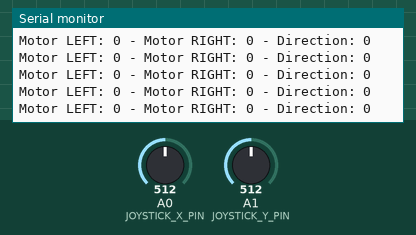
Bench run of a sketch on a simulated Arduino Uno, built with avr-gcc and run on an emulated ATmega328P. Shown: the last lines printed to the serial monitor. The inputs (shaded band) are chosen by the test bench; at power-on: A0 (JOYSTICK_X_PIN) = 512, A1 (JOYSTICK_Y_PIN) = 512. No radio packets arrive unless stated.

Above: at 1.2 s.
1.3 s: A0 (JOYSTICK_X_PIN) set to 547
4.3 s: A0 (JOYSTICK_X_PIN) set to 576
At 4.47 s:
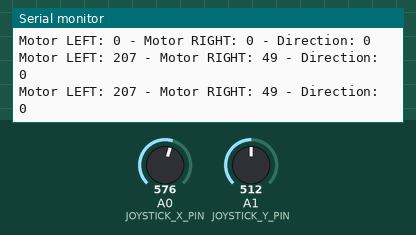
7.3 s: A1 (JOYSTICK_Y_PIN) set to 556
At 7.33 s:
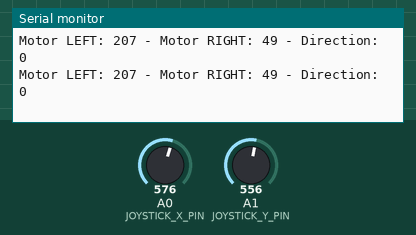
10.3 s: A1 (JOYSTICK_Y_PIN) set to 577
At 10.4 s:
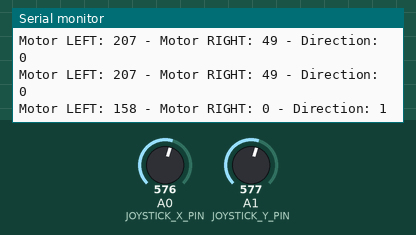
Timing chart, 0 to 13.3 s (numbered marks = the images above; inputs shaded):
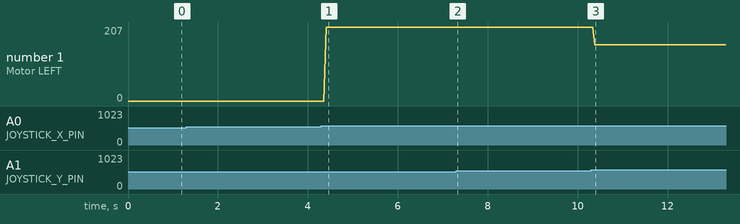

Measured:
- after the input at 4.3 s, the serial monitor: prints a new line after 0.11 s (image 1)
- after the input at 10.3 s, the serial monitor: prints a new line after 0.09 s (image 3)
- plotted number 1: 0 → 207 after the input at 4.3 s, 207 → 158 after the input at 10.3 s

The sketch:

Joystick.ino
```cpp
#include <SPI.h>
#include <nRF24L01.h>
#include <RF24.h>


//Joystick Pins
#define JOYSTICK_X_PIN A0
#define JOYSTICK_Y_PIN A1

// Define Joystick Values - Start at 512 (middle position)
#define IDLE_POSITION 512
#define DEAD_ZONE 52
#define MIN_SPEED 8

#define DIRECTION 2
#define MOTOR_RIGHT 1
#define MOTOR_LEFT 0

int X_POS = IDLE_POSITION;
int Y_POS = IDLE_POSITION;

// Declare unsigned 8-bit motorcontrol array
// 2 Bytes for motor speeds plus 1 byte for direction control
uint8_t motorcontrol[3];

//nRF24L01 Pins
#define CE_PIN 7
#define SCK_PIN 13
#define MISO_PIN 12
#define CSN_PIN  8
#define MOSI_PIN 11

RF24 radio(CE_PIN, CSN_PIN); // CE, CSN
const byte address[6] = "00001";


void setup() {
    //Starting the serial communication at 9600 baud rate
    Serial.begin (9600);

    // Initializing Radio Trasmitter
    radio.begin();
    radio.openWritingPipe(address);
    radio.setPALevel(RF24_PA_MIN);
    radio.stopListening();

    //Initializing Joystick PINs as INPUT
    pinMode(JOYSTICK_X_PIN, INPUT) ;
    pinMode(JOYSTICK_Y_PIN, INPUT) ;
}

void loop() {
    // Read Joystick values
    X_POS = analogRead(JOYSTICK_X_PIN);
    Y_POS = analogRead(JOYSTICK_Y_PIN);

    // Determine if this is a forward or backward motion
    if (Y_POS < IDLE_POSITION - DEAD_ZONE) { // Backwards ### REPLACED AS FORDWARD IN CURRENT JOYSTICK
        // Set Motors backward
        motorcontrol[DIRECTION] = 0; // ### REPLACED AS FORDWARD IN CURRENT JOYSTICK (SHOULD BE 1)
        //Determine Motor Speeds
        // As we are going backwards we need to reverse readings
        motorcontrol[MOTOR_LEFT] = map(JOYSTICK_Y_PIN, IDLE_POSITION - DEAD_ZONE, 0, 0, 255);
        motorcontrol[MOTOR_RIGHT] = map(JOYSTICK_Y_PIN, IDLE_POSITION - DEAD_ZONE, 0, 0, 255);
    } else if (Y_POS > IDLE_POSITION + DEAD_ZONE) { // Forward ### REPLACED AS BACKWARD IN CURRENT JOYSTICK
        // Set Motors forward
        motorcontrol[DIRECTION] = 1; // ### REPLACED AS BACKWARD IN CURRENT JOYSTICK (SHOULD BE 1)
        //Determine Motor Speeds
        motorcontrol[MOTOR_LEFT] = map(JOYSTICK_Y_PIN, IDLE_POSITION + DEAD_ZONE, 1023, 0, 255);
        motorcontrol[MOTOR_RIGHT] = map(JOYSTICK_Y_PIN, IDLE_POSITION + DEAD_ZONE, 1023, 0, 255);

    } else { // Stop
        motorcontrol[MOTOR_LEFT] = 0;
        motorcontrol[MOTOR_RIGHT] = 0;
        motorcontrol[DIRECTION] = 0;
    }

    // Now the steering. The Horizontal position will "weigh" the motor speed values for each motor
    if (X_POS < IDLE_POSITION - DEAD_ZONE) { // Left
        X_POS = map(JOYSTICK_X_PIN, IDLE_POSITION - DEAD_ZONE, 0, 0, 255);
        motorcontrol[MOTOR_LEFT] = motorcontrol[MOTOR_LEFT] - X_POS;
        motorcontrol[MOTOR_RIGHT] = motorcontrol[MOTOR_RIGHT] + X_POS;

        // Don't exceed range of 0-255 for motor speeds
        motorcontrol[MOTOR_LEFT] = motorcontrol[MOTOR_LEFT] < 0? 0: motorcontrol[MOTOR_LEFT];
        motorcontrol[MOTOR_RIGHT] = motorcontrol[MOTOR_RIGHT] > 255? 255: motorcontrol[1];
    } else if (X_POS > IDLE_POSITION + DEAD_ZONE) { // Right
        X_POS = map(JOYSTICK_X_PIN, IDLE_POSITION + DEAD_ZONE, 1023, 0, 255);
        motorcontrol[MOTOR_LEFT] = motorcontrol[MOTOR_LEFT] + X_POS;
        motorcontrol[MOTOR_RIGHT] = motorcontrol[MOTOR_RIGHT] - X_POS;

        // Don't exceed range of 0-255 for motor speeds
        motorcontrol[MOTOR_RIGHT] = motorcontrol[MOTOR_RIGHT] < 0? 0: motorcontrol[1];
        motorcontrol[MOTOR_LEFT] = motorcontrol[MOTOR_LEFT] > 255? 255: motorcontrol[MOTOR_LEFT];
    }

    // Adjust to prevent "buzzing" at very low speed
    motorcontrol[MOTOR_LEFT] = motorcontrol[MOTOR_LEFT] < MIN_SPEED ? 0: motorcontrol[MOTOR_LEFT];
    motorcontrol[MOTOR_RIGHT] = motorcontrol[MOTOR_RIGHT] < MIN_SPEED ? 0: motorcontrol[MOTOR_RIGHT];

    radio.write(motorcontrol, sizeof(motorcontrol));

    Serial.print("Motor LEFT: ");
    Serial.print(motorcontrol[MOTOR_LEFT]);
    Serial.print(" - Motor RIGHT: ");
    Serial.print(motorcontrol[MOTOR_RIGHT]);
    Serial.print(" - Direction: ");
    Serial.println(motorcontrol[DIRECTION]);
}
```
